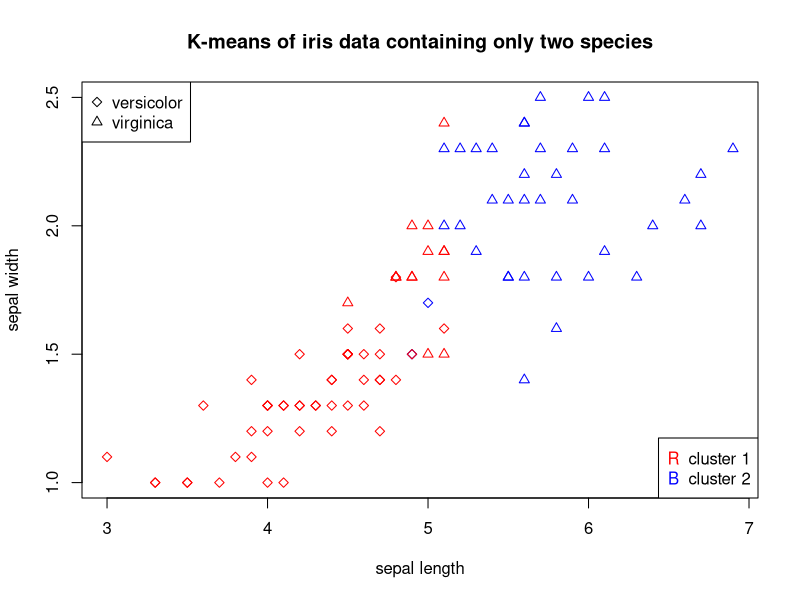

Reproduce this figure in R.
datanew=matrix(c(iris$Petal.Length[51:150],
                 iris$Petal.Width[51:150], iris$Sepal.Length[51:150],
                 iris$Sepal.Width[51:150]),ncol=4)
datanew # 

#### Do k-means clustering, k=2 using R's kmeans() function. Get clusters
iris.kmeans=kmeans(datanew,2,nstart=20)

cluster=iris.kmeans$cluster
cluster  # view allocation

#### Extract the flower names of data
flowers=factor(iris[51:150,5], labels=c("versicolor","virginica"))

#### Figure out if there is any misclassification
table(cluster, flowers)

#### Plot of sepal length, sepal width and classification
plot(datanew[,1], datanew[,2],
     col=c("red","blue")[unclass(cluster)],pch=c(23,24)[unclass
          (flowers)],main="K-means of iris data containing only two species",xlab="sepal length", ylab="sepal width")

legend("topleft",c("versicolor","virginica"),pch=c(23,24))
legend("bottomright",c("cluster 1","cluster 2"),pch=c
       ("R","B"),col=c("red","blue"))

## Conclusion:
## 2 versicolors mispredicted to be virigina
## 14 virginica mispredicted to be versicolor
## 16 mispredicted in total
